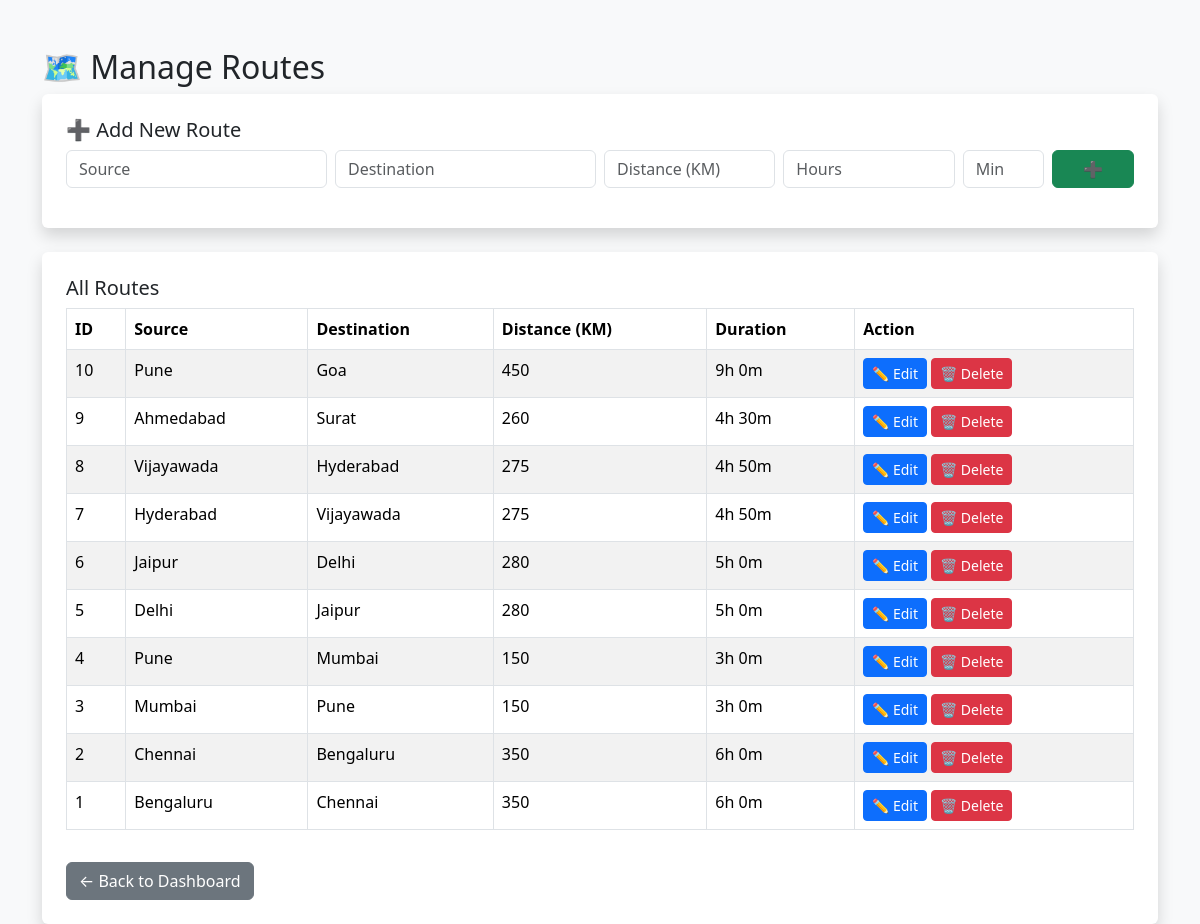
Before: /manage_routes.php (signed in) with the older database file.
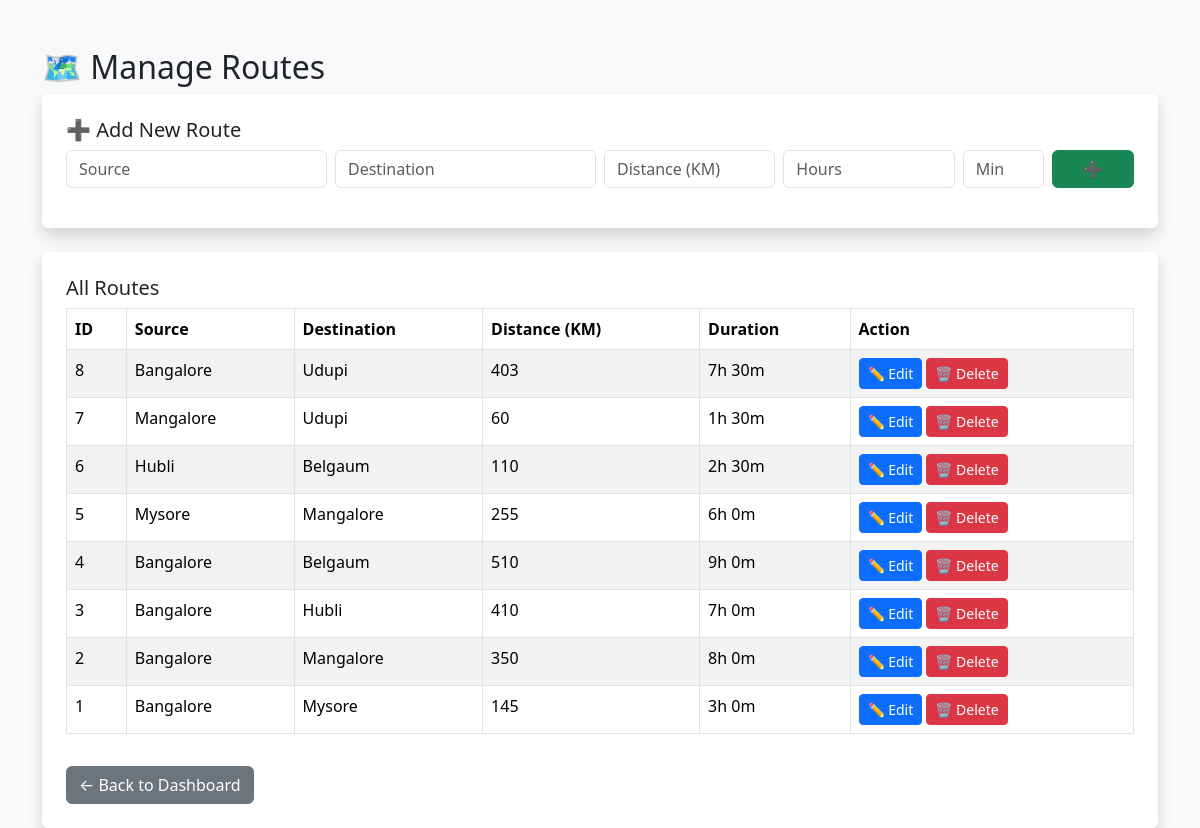
After: the same page with the newer database file.
### tables this page shows
CREATE TABLE IF NOT EXISTS `routes` (
  `id` INT AUTO_INCREMENT PRIMARY KEY,
  `source` VARCHAR(100) NOT NULL,
  `destination` VARCHAR(100) NOT NULL,
  `distance_km` INT NOT NULL,
  `duration_minutes` INT NOT NULL DEFAULT 0,
  `created_at` TIMESTAMP DEFAULT CURRENT_TIMESTAMP
);

### manage_routes.php (the view, shortened to what this page needs)
<?php
include 'includes/db.php';
$edit_mode = false;
$edit_data = [];
$routes = $conn->query("SELECT * FROM routes ORDER BY id DESC");
?>
<!DOCTYPE html>
<html>
<head>
    <link rel="stylesheet" href="https://cdn.jsdelivr.net/npm/bootstrap@5.3.3/dist/css/bootstrap.min.css">
</head>
<body class="bg-light">
<div class="container mt-5">
    <h2>🗺️ Manage Routes</h2>
    <form method="POST" class="bg-white p-4 shadow mb-4 rounded">
        <h5><?= $edit_mode ? "✏️ Edit Route" : "➕ Add New Route" ?></h5>
        <div class="row g-2 mb-3">
            <div class="col-md-3">
                <input type="text" name="source" class="form-control" placeholder="Source" value="<?= $edit_data['source'] ?? '' ?>" required>
            </div>
            <div class="col-md-3">
                <input type="text" name="destination" class="form-control" placeholder="Destination" value="<?= $edit_data['destination'] ?? '' ?>" required>
            </div>
            <div class="col-md-2">
                <input type="number" name="distance" class="form-control" placeholder="Distance (KM)" value="<?= $edit_data['distance_km'] ?? '' ?>" required>
            </div>
            <div class="col-md-2">
                <input type="number" name="hours" class="form-control" placeholder="Hours" value="<?= isset($edit_data['duration_minutes']) ? floor($edit_data['duration_minutes'] / 60) : '' ?>" required>
            </div>
            <div class="col-md-1">
                <input type="number" name="minutes" class="form-control" placeholder="Min" value="<?= isset($edit_data['duration_minutes']) ? ($edit_data['duration_minutes'] % 60) : '' ?>" required>
            </div>
            <div class="col-md-1">
                <button name="<?= $edit_mode ? 'update' : 'add' ?>" class="btn btn-<?= $edit_mode ? 'primary' : 'success' ?> w-100"><?= $edit_mode ? '💾' : '➕' ?></button>
            </div>
        </div>
    </form>
    <div class="bg-white p-4 shadow rounded">
        <h5>All Routes</h5>
        <table class="table table-bordered table-striped">
            <thead>
            <tr>
                <th>ID</th>
                <th>Source</th>
                <th>Destination</th>
                <th>Distance (KM)</th>
                <th>Duration</th>
                <th>Action</th>
            </tr>
            </thead>
            <tbody>
            <?php while ($row = $routes->fetch_assoc()): ?>
                <tr>
                    <td><?= $row['id'] ?></td>
                    <td><?= htmlspecialchars($row['source']) ?></td>
                    <td><?= htmlspecialchars($row['destination']) ?></td>
                    <td><?= $row['distance_km'] ?></td>
                    <td><?= floor($row['duration_minutes'] / 60) . "h " . ($row['duration_minutes'] % 60) . "m" ?></td>
                    <td>
                        <a href="manage_routes.php?edit=<?= $row['id'] ?>" class="btn btn-sm btn-primary">✏️ Edit</a>
                        <a href="manage_routes.php?delete=<?= $row['id'] ?>" class="btn btn-sm btn-danger" onclick="return confirm('Delete this route?')">🗑️ Delete</a>
                    </td>
                </tr>
            <?php endwhile; ?>
            </tbody>
        </table>
        <a href="admin_dashboard.php" class="btn btn-secondary mt-3">← Back to Dashboard</a>
    </div>
</div>
</body>
</html>

Changed rows visible on the page:
removed routes: id "10", source "Pune", destination "Goa", distance_km "450", floor($row['duration_minutes']/60) "9", $row['duration_minutes']%60 "0"
removed routes: id "9", source "Ahmedabad", destination "Surat", distance_km "260", floor($row['duration_minutes']/60) "4", $row['duration_minutes']%60 "30"
changed routes id 8: source "Vijayawada" → "Bangalore"; destination "Hyderabad" → "Udupi"; distance_km "275" → "403"; floor($row['duration_minutes']/60) "4" → "7"; $row['duration_minutes']%60 "50" → "30"
changed routes id 7: source "Hyderabad" → "Mangalore"; destination "Vijayawada" → "Udupi"; distance_km "275" → "60"; floor($row['duration_minutes']/60) "4" → "1"; $row['duration_minutes']%60 "50" → "30"
changed routes id 6: source "Jaipur" → "Hubli"; destination "Delhi" → "Belgaum"; distance_km "280" → "110"; floor($row['duration_minutes']/60) "5" → "2"; $row['duration_minutes']%60 "0" → "30"
changed routes id 5: source "Delhi" → "Mysore"; destination "Jaipur" → "Mangalore"; distance_km "280" → "255"; floor($row['duration_minutes']/60) "5" → "6"
changed routes id 4: source "Pune" → "Bangalore"; destination "Mumbai" → "Belgaum"; distance_km "150" → "510"; floor($row['duration_minutes']/60) "3" → "9"
changed routes id 3: source "Mumbai" → "Bangalore"; destination "Pune" → "Hubli"; distance_km "150" → "410"; floor($row['duration_minutes']/60) "3" → "7"
changed routes id 2: source "Chennai" → "Bangalore"; destination "Bengaluru" → "Mangalore"; floor($row['duration_minutes']/60) "6" → "8"
changed routes id 1: source "Bengaluru" → "Bangalore"; destination "Chennai" → "Mysore"; distance_km "350" → "145"; floor($row['duration_minutes']/60) "6" → "3"
